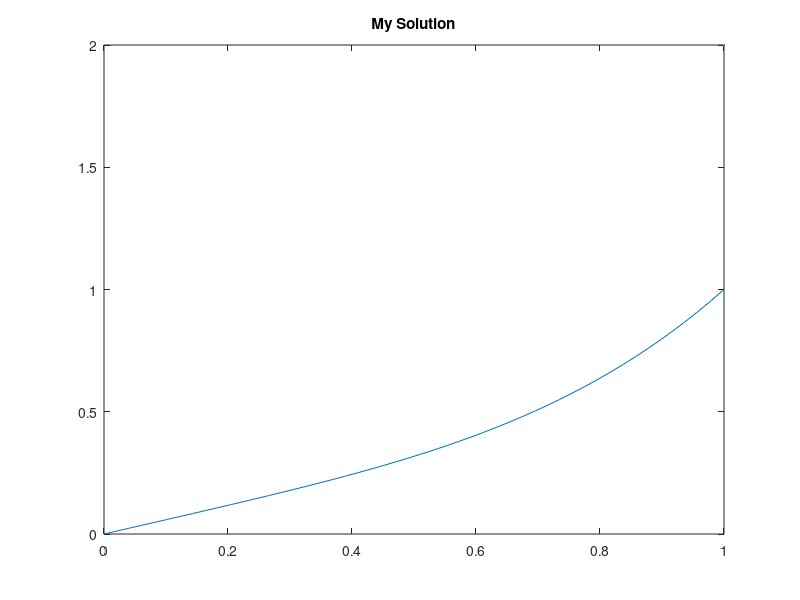

Recreate this plot in MATLAB. (Note: this script raises an error after producing the figure.)
% Solution of the ODE d^2u/dx^2 = k*x*x ;
% with the boundary condition u(a) = u1 and u(b) = u2 using FDM

%%
clear;
clc;

a = 0;
b = 1;
u1 = 0;
u2 = 1;
k = 5;
n = 50;

h = (b-a)/(n-1) ;
x_arr = a:h:b;


u(1) = u1;
u(n) = u2;

u_new(1) = u1;
u_new(n) = u2;

error_now = 1;
error_req = 1e-6;

iterations = 0;

%%
while error_now > error_req
    for i=2:(n-1)
        x = a + (i-1)*h ;
        u_new(i) = 0.5*(u(i+1) + u(i-1)) - 0.5*k*x*x*h*h ;
    end

    error_now = 0;
    for i=2:(n-1)
        error_now = error_now + abs(u(i) - u_new(i)) ;
    end

    iterations = iterations + 1;

    if(rem(iterations, 1000) == 0)
        iterations
        error_now
    end
    u = u_new ;
end

%%

figure ;
plot(x_arr, u, linewidth=2);
title('My Solution');


%%

syms us(xs)

ode = diff(us, xs, 2) == k*xs*xs;
cond1 = us(a) == u1;
cond2 = us(b) == u2;

usol(xs) = dsolve(ode, [cond1, cond2]) ;
% figure;
title('Matlab Solution')
fplot(xs, usol, 'r', linewidth=2) ;
xlim([0, 1]);
ylim([0, 1]) ;





